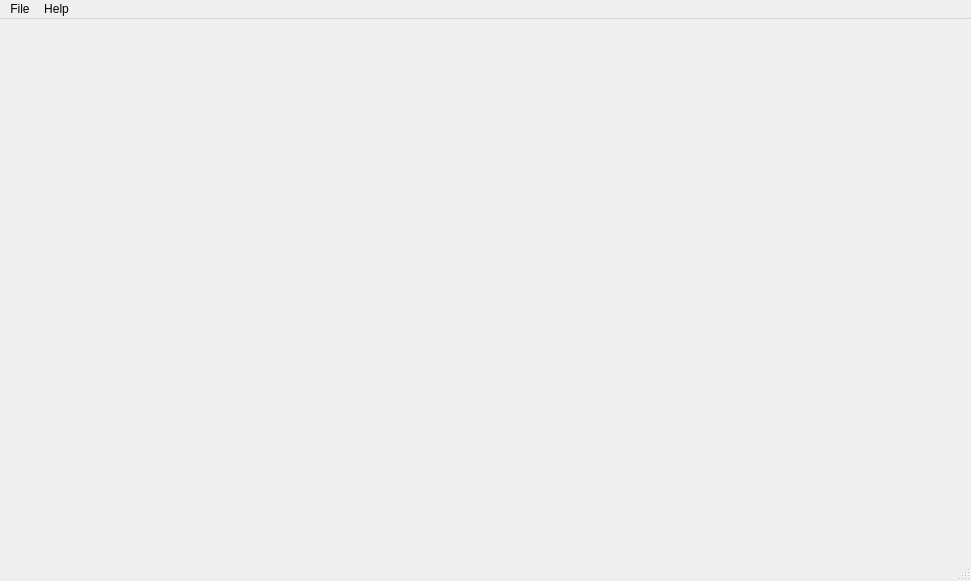
<?xml version="1.0" encoding="UTF-8"?>
<ui version="4.0">
 <class>MainWindow</class>
 <widget class="QMainWindow" name="MainWindow">
  <property name="geometry">
   <rect>
    <x>0</x>
    <y>0</y>
    <width>971</width>
    <height>581</height>
   </rect>
  </property>
  <property name="windowTitle">
   <string>MainWindow</string>
  </property>
  <widget class="QWidget" name="centralWidget"/>
  <widget class="QMenuBar" name="menuBar">
   <property name="geometry">
    <rect>
     <x>0</x>
     <y>0</y>
     <width>971</width>
     <height>21</height>
    </rect>
   </property>
   <widget class="QMenu" name="menuFile">
    <property name="title">
     <string>File</string>
    </property>
    <addaction name="actionOpen"/>
    <addaction name="actionClose"/>
   </widget>
   <widget class="QMenu" name="menuHelp">
    <property name="title">
     <string>Help</string>
    </property>
   </widget>
   <addaction name="menuFile"/>
   <addaction name="menuHelp"/>
  </widget>
  <widget class="QStatusBar" name="statusBar"/>
  <action name="actionOpen">
   <property name="text">
    <string>Open</string>
   </property>
   <property name="shortcut">
    <string>Ctrl+O</string>
   </property>
  </action>
  <action name="actionClose">
   <property name="text">
    <string>Close</string>
   </property>
   <property name="shortcut">
    <string>Ctrl+W</string>
   </property>
  </action>
 </widget>
 <layoutdefault spacing="6" margin="11"/>
 <resources/>
 <connections/>
</ui>
